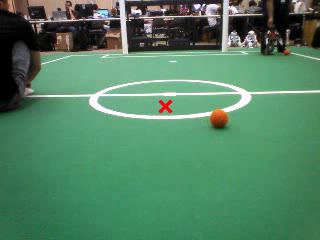
#> input picture frame 66 of college/particular/private_linked_projects/UnBeatables/Goleiro/achaElipses/fitEllipseCPP/video11.avi, 320 x 240 px, given in place of y, Ovarian Endometriosis, Ovarian Fibroma, Choclate Cyst.avi, which was not available
$ python ex2.py
#> lines starting #> are read from the running program, lines starting #| are printed output that depends on the picture
import numpy as np
import cv2

cap = cv2.VideoCapture('../../CLARA/Laparoscopy, Ovarian Endometriosis, Ovarian Fibroma, Choclate Cyst.avi')

while(cap.isOpened()):
    ret, frame = cap.read()
#> frame is the input picture: shape (240, 320, 3); mean B, G, R 99.2, 130.2, 82.7

    gray = cv2.cvtColor(frame, cv2.COLOR_BGR2GRAY)
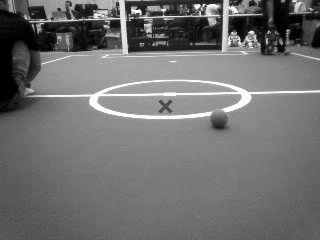
#> gray: shape (240, 320); min 0, max 255, mean 112.4

    cv2.imshow('frame',gray)
    if cv2.waitKey(25) & 0xFF == ord('q'):
#> (key q is pressed here)
        break

cap.release()
cv2.destroyAllWindows()

$ run again, starting later in the video
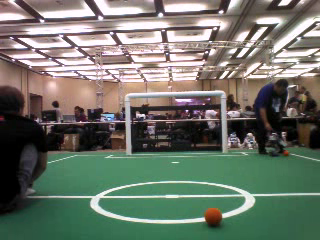
#> input picture frame 297 of college/particular/private_linked_projects/UnBeatables/Goleiro/achaElipses/fitEllipseCPP/video11.avi, 320 x 240 px, given in place of y, Ovarian Endometriosis, Ovarian Fibroma, Choclate Cyst.avi, which was not available
#> frame is the input picture: shape (240, 320, 3); mean B, G, R 105.4, 116.8, 110.1
#> `gray = cv2.cvtColor(frame, cv2.COLOR_BGR2GRAY)`:
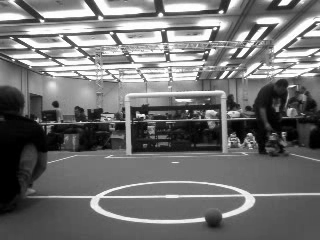
#> gray: shape (240, 320); min 0, max 255, mean 113.5

$ run again, starting later in the video
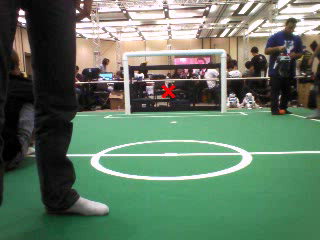
#> input picture frame 528 of college/particular/private_linked_projects/UnBeatables/Goleiro/achaElipses/fitEllipseCPP/video11.avi, 320 x 240 px, given in place of y, Ovarian Endometriosis, Ovarian Fibroma, Choclate Cyst.avi, which was not available
#> frame is the input picture: shape (240, 320, 3); mean B, G, R 99.5, 120.4, 97.5
#> `gray = cv2.cvtColor(frame, cv2.COLOR_BGR2GRAY)`:
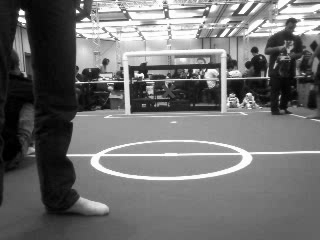
#> gray: shape (240, 320); min 0, max 255, mean 111.2
